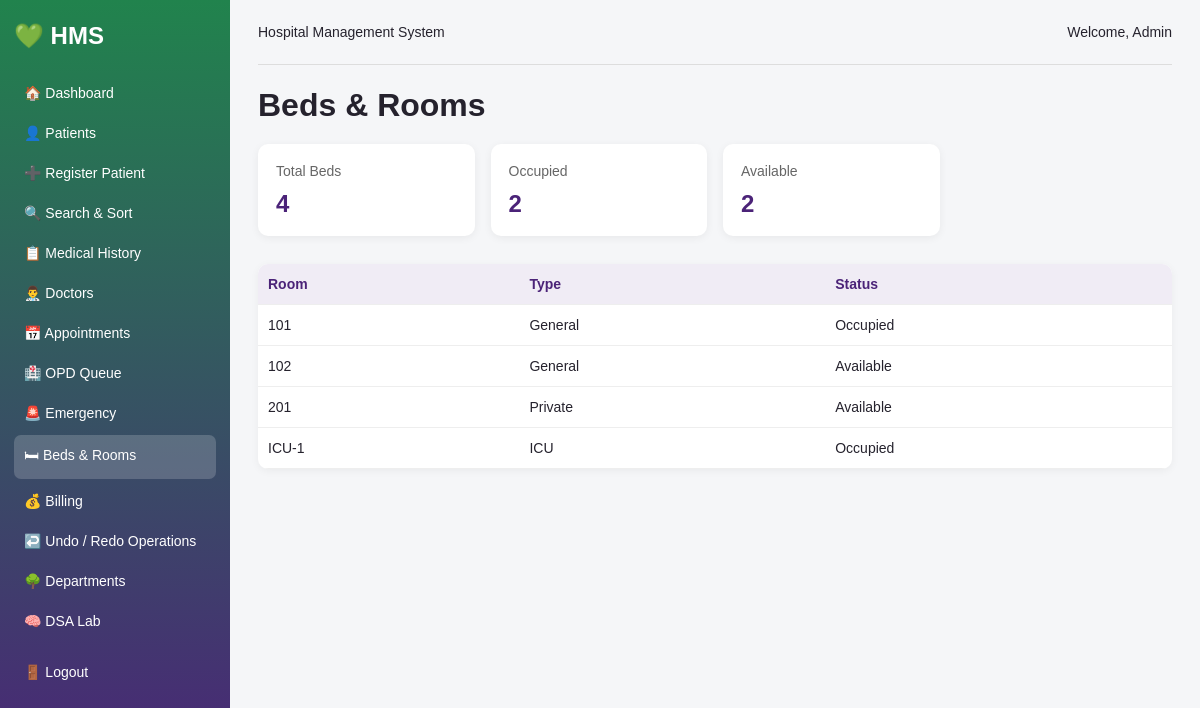
The page /beds.php (signed in) on the database its author committed.
### tables this page shows
CREATE TABLE beds (
    id INT AUTO_INCREMENT PRIMARY KEY,
    room_no VARCHAR(20),
    room_type VARCHAR(50),
    status VARCHAR(30) DEFAULT 'Available'
);

### beds.php (the view)
<?php
require "config.php";
require "header.php";
$result = $conn->query("SELECT * FROM beds ORDER BY room_no");
$total = $conn->query("SELECT COUNT(*) total FROM beds")->fetch_assoc()["total"];
$occupied = $conn->query("SELECT COUNT(*) total FROM beds WHERE status='Occupied'")->fetch_assoc()["total"];
$available = $total - $occupied;
?>
<h1>Beds & Rooms</h1>
<div class="cards">
<div class="card"><span>Total Beds</span><h2><?php echo $total; ?></h2></div>
<div class="card"><span>Occupied</span><h2><?php echo $occupied; ?></h2></div>
<div class="card"><span>Available</span><h2><?php echo $available; ?></h2></div>
</div>
<table><tr><th>Room</th><th>Type</th><th>Status</th></tr>
<?php while ($row=$result->fetch_assoc()) { ?><tr><td><?php echo htmlspecialchars($row["room_no"]); ?></td><td><?php echo htmlspecialchars($row["room_type"]); ?></td><td><?php echo htmlspecialchars($row["status"]); ?></td></tr><?php } ?>
</table>
<?php require "footer.php"; ?>

### header.php (shortened to what this page needs)
<?php
$current = basename($_SERVER["PHP_SELF"]);
?>
<!DOCTYPE html>
<html>
<head>
    <link rel="stylesheet" href="style.css">
</head>
<body>
<div class="sidebar">
    <h2>💚 HMS</h2>
    <a class="<?php echo $current == 'dashboard.php' ? 'active' : ''; ?>" href="dashboard.php">🏠 Dashboard</a>
    <a class="<?php echo in_array($current, ['patients.php','register_patient.php','search_sort.php','history.php']) ? 'active' : ''; ?>" href="patients.php">👤 Patients</a>
    <a href="register_patient.php">➕ Register Patient</a>
    <a href="search_sort.php">🔍 Search & Sort</a>
    <a href="history.php">📋 Medical History</a>
    <a class="<?php echo $current == 'doctors.php' ? 'active' : ''; ?>" href="doctors.php">👨‍⚕️ Doctors</a>
    <a class="<?php echo $current == 'appointments.php' ? 'active' : ''; ?>" href="appointments.php">📅 Appointments</a>
    <a class="<?php echo $current == 'opd.php' ? 'active' : ''; ?>" href="opd.php">🏥 OPD Queue</a>
    <a class="<?php echo $current == 'emergency.php' ? 'active' : ''; ?>" href="emergency.php">🚨 Emergency</a>
    <a class="<?php echo $current == 'beds.php' ? 'active' : ''; ?>" href="beds.php">🛏 Beds & Rooms</a>
    <a class="<?php echo $current == 'billing.php' ? 'active' : ''; ?>" href="billing.php">💰 Billing</a>
    <a class="<?php echo $current == 'undo.php' ? 'active' : ''; ?>" href="undo.php">↩️ Undo / Redo Operations</a>
    <a class="<?php echo $current == 'departments.php' ? 'active' : ''; ?>" href="departments.php">🌳 Departments</a>
    <a class="<?php echo $current == 'dsa_lab.php' ? 'active' : ''; ?>" href="dsa_lab.php">🧠 DSA Lab</a>
    <a class="logout" href="logout.php">🚪 Logout</a>
</div>
<div class="main">
    <div class="topbar">
        <span>Hospital Management System</span>
        <span>Welcome, <?php echo htmlspecialchars($_SESSION["user"]); ?></span>
    </div>

### footer.php (shortened to what this page needs)
</div>
</body>
</html>

### style.css (style rules this page uses)
* { box-sizing: border-box; font-family: Arial, sans-serif; }
body { margin: 0; background: #f5f6f8; color: #25222d; }
.sidebar { width: 230px; min-height: 100vh; position: fixed; left: 0; top: 0; padding: 22px 14px; background: linear-gradient(180deg, #21834d, #4b2378); color: white; }
.sidebar h2 { margin: 0 0 25px; font-size: 24px; }
.sidebar a { display: block; color: white; text-decoration: none; padding: 10px; margin: 4px 0; border-radius: 7px; font-size: 14px; }
.sidebar a:hover, .sidebar a.active { background: rgba(255,255,255,0.18); }
.sidebar .logout { margin-top: 15px; }
.main { margin-left: 230px; padding: 0 28px 35px; }
.topbar { height: 65px; display: flex; justify-content: space-between; align-items: center; margin-bottom: 22px; border-bottom: 1px solid #ddd; font-size: 14px; }
h1 { margin: 10px 0 5px; }
h2 { margin-top: 25px; }
.cards { display: grid; grid-template-columns: repeat(4, 1fr); gap: 16px; margin: 20px 0 28px; }
.card, .panel, .form-card { background: white; border-radius: 10px; padding: 18px; box-shadow: 0 2px 8px rgba(0,0,0,0.06); }
.card span { color: #666; font-size: 14px; }
.card h2 { margin: 10px 0 0; color: #4b2378; }
table { width: 100%; border-collapse: collapse; background: white; border-radius: 10px; overflow: hidden; box-shadow: 0 2px 8px rgba(0,0,0,0.05); }
th, td { padding: 12px 10px; text-align: left; border-bottom: 1px solid #eee; font-size: 14px; }
th { background: #f0ecf5; color: #4b2378; }

### rows shown on the page
beds: room_no "101", room_type "General", status "Occupied"
beds: room_no "102", room_type "General", status "Available"
beds: room_no "201", room_type "Private", status "Available"
beds: room_no "ICU-1", room_type "ICU", status "Occupied"

### other values the page prints
$_SESSION["user"] "Admin"
$total "4"
$occupied "2"
$available "2"
